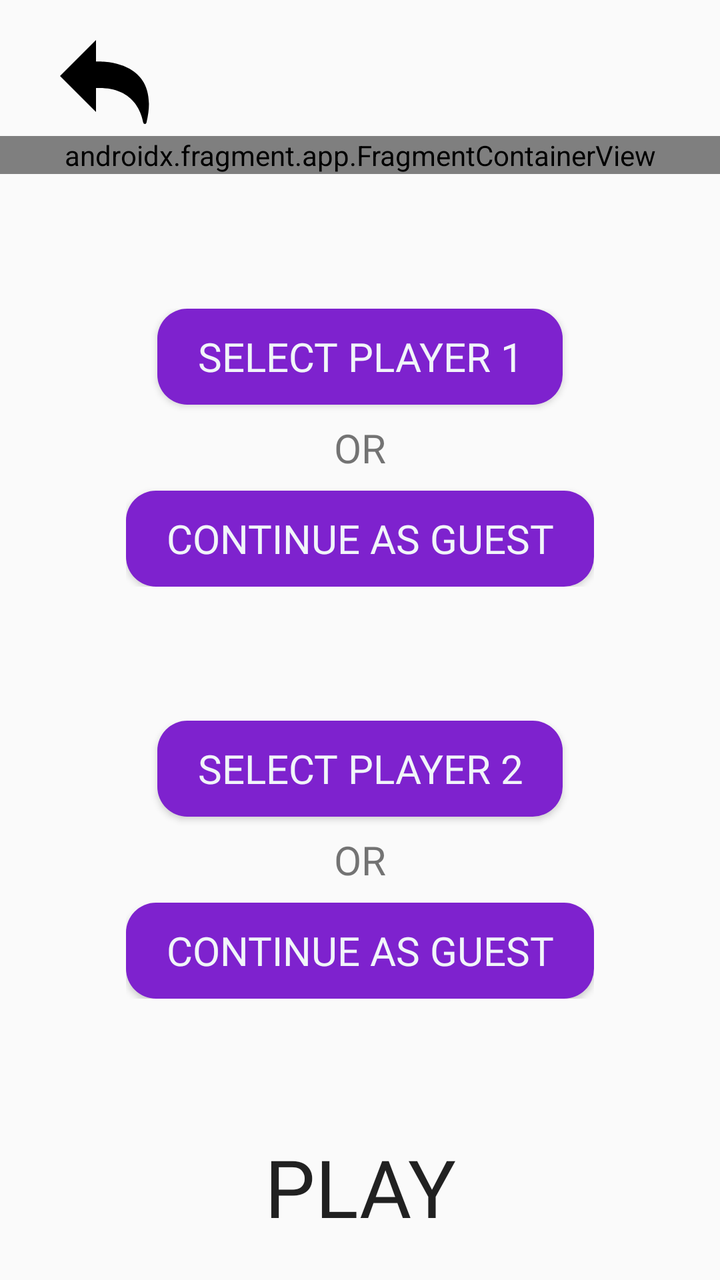
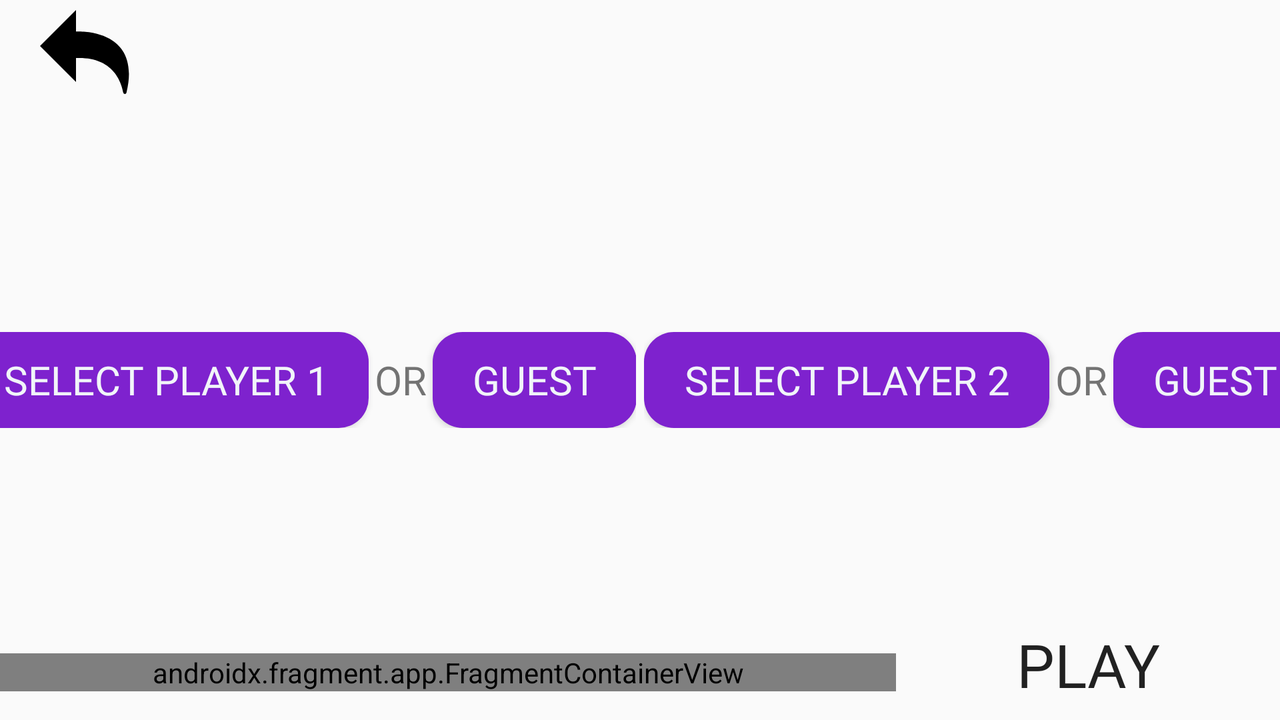

Two renders of one Android screen. The first uses the default layout on a phone; the second uses the alternative layout the repository ships for a different screen configuration, on a matching device. The two XML files are below.
<!-- AndroidManifest.xml: application theme Theme.ConnectFourGame -->
<!-- res/layout/menu_pregame.xml -->
<?xml version="1.0" encoding="utf-8"?>
<androidx.constraintlayout.widget.ConstraintLayout xmlns:android="http://schemas.android.com/apk/res/android"
    xmlns:app="http://schemas.android.com/apk/res-auto"
    android:layout_width="match_parent"
    android:layout_height="match_parent">

    <Button
        android:id="@+id/back_button"
        android:drawableStart="@drawable/undo"
        android:scaleType="fitCenter"
        android:layout_width="wrap_content"
        android:layout_height="wrap_content"
        android:background="@android:color/transparent"
        android:layout_marginVertical="20dp"
        android:layout_marginHorizontal="30dp"
        app:layout_constraintTop_toTopOf="parent"
        app:layout_constraintStart_toStartOf="parent"/>

    
    <androidx.fragment.app.FragmentContainerView
        android:id="@+id/grid_dimension_fragment"
        android:layout_width="match_parent"
        android:layout_height="wrap_content"
        android:name="com.group_name.connectfourgame.fragments.GridDimensionFragment"
        app:layout_constraintTop_toBottomOf="@+id/back_button"
        app:layout_constraintBottom_toTopOf="@+id/pick_user_container"
        app:layout_constraintStart_toStartOf="parent"
        app:layout_constraintEnd_toEndOf="parent" />

    
    <androidx.constraintlayout.widget.ConstraintLayout
        android:id="@+id/pick_user_container"
        android:layout_width="0dp"
        android:layout_height="0dp"
        app:layout_constraintTop_toBottomOf="@+id/grid_dimension_fragment"
        app:layout_constraintBottom_toTopOf="@+id/enter_game_button"
        app:layout_constraintStart_toStartOf="parent"
        app:layout_constraintEnd_toEndOf="parent">
        <LinearLayout
            app:layout_constraintTop_toTopOf="parent"
            app:layout_constraintBottom_toTopOf="@+id/select_player2_container"
            app:layout_constraintStart_toStartOf="parent"
            app:layout_constraintEnd_toEndOf="parent"
            android:id="@+id/select_player1_container"
            android:orientation="vertical"
            android:gravity="center_horizontal"
            android:layout_width="wrap_content"
            android:layout_height="wrap_content">

            <Button
                android:id="@+id/select_player1"
                style="@style/StyleRegularButton"
                android:layout_width="wrap_content"
                android:layout_height="wrap_content"
                android:text="@string/text_select_p1" />
            <TextView
                android:text="@string/text_or"
                android:fontFamily="@font/poppins_italic"
                android:textSize="20sp"
                android:layout_marginVertical="8dp"
                android:layout_width="wrap_content"
                android:layout_height="wrap_content" />
            <Button
                android:id="@+id/select_player1_as_guest"
                style="@style/StyleRegularButton"
                android:layout_width="wrap_content"
                android:layout_height="wrap_content"
                android:text="@string/text_guest" />
        </LinearLayout>

        <LinearLayout
            app:layout_constraintTop_toBottomOf="@+id/select_player1_container"
            app:layout_constraintBottom_toBottomOf="parent"
            app:layout_constraintStart_toStartOf="parent"
            app:layout_constraintEnd_toEndOf="parent"
            android:id="@+id/select_player2_container"
            android:orientation="vertical"
            android:gravity="center_horizontal"
            android:layout_width="wrap_content"
            android:layout_height="wrap_content">

            <Button
                android:id="@+id/select_player2"
                style="@style/StyleRegularButton"
                android:layout_width="wrap_content"
                android:layout_height="wrap_content"
                android:text="@string/text_select_p2" />

            <TextView
                android:text="@string/text_or"
                android:fontFamily="@font/poppins_italic"
                android:textSize="20sp"
                android:layout_marginVertical="8dp"
                android:layout_width="wrap_content"
                android:layout_height="wrap_content" />
            <Button
                android:id="@+id/select_player2_as_guest"
                style="@style/StyleRegularButton"
                android:layout_width="wrap_content"
                android:layout_height="wrap_content"
                android:text="@string/text_guest" />
        </LinearLayout>
    </androidx.constraintlayout.widget.ConstraintLayout>

    <androidx.constraintlayout.widget.ConstraintLayout
        android:id="@+id/pick_user_profile"
        android:layout_width="0dp"
        android:layout_height="0dp"
        app:layout_constraintTop_toBottomOf="@+id/grid_dimension_fragment"
        app:layout_constraintBottom_toTopOf="@+id/enter_game_button"
        app:layout_constraintStart_toStartOf="parent"
        app:layout_constraintEnd_toEndOf="parent">

        <androidx.fragment.app.FragmentContainerView
            android:id="@+id/player1_user_profile"
            android:foregroundGravity="center"
            app:layout_constraintBottom_toTopOf="@id/player2_user_profile"
            app:layout_constraintTop_toTopOf="parent"
            app:layout_constraintStart_toStartOf="parent"
            app:layout_constraintEnd_toEndOf="parent"
            android:layout_width="match_parent"
            android:layout_height="wrap_content" />

        <androidx.fragment.app.FragmentContainerView
            android:id="@+id/player2_user_profile"
            android:foregroundGravity="center"
            app:layout_constraintTop_toBottomOf="@id/player1_user_profile"
            app:layout_constraintBottom_toBottomOf="@id/guideline1"
            app:layout_constraintStart_toStartOf="parent"
            app:layout_constraintEnd_toEndOf="parent"
            android:layout_width="match_parent"
            android:layout_height="wrap_content" />

        <androidx.constraintlayout.widget.Guideline
            android:id="@+id/guideline1"
            android:layout_width="wrap_content"
            android:layout_height="wrap_content"
            android:orientation="horizontal"
            app:layout_constraintGuide_percent="0.6" />
    </androidx.constraintlayout.widget.ConstraintLayout>
    
    <Button
        android:id="@+id/enter_game_button"
        android:layout_width="wrap_content"
        android:layout_height="wrap_content"
        android:text="@string/text_play"
        style="@style/StyleMenuOptions"
        android:background="@android:color/transparent"
        app:layout_constraintTop_toBottomOf="@+id/pick_user_container"
        app:layout_constraintBottom_toBottomOf="parent"
        app:layout_constraintStart_toStartOf="parent"
        app:layout_constraintEnd_toEndOf="parent" />
</androidx.constraintlayout.widget.ConstraintLayout>
<!-- resources referenced by this layout -->
<resources>
  <!-- drawable undo (drawable) -->
  <vector xmlns:android="http://schemas.android.com/apk/res/android"
      android:width="48dp"
      android:height="48dp"
      android:viewportWidth="16"
      android:viewportHeight="16">
    <path
        android:pathData="M6,3.6V0L0,6l6,6V8c6,-0.27 7.53,3.76 7.88,5.77a0.27,0.27 0,0 0,0.53 0C17.08,2.86 6,3.6 6,3.6Z"
        android:fillColor="#000000"/>
  </vector>
  <string name="text_guest">Continue as Guest</string>
  <string name="text_or">OR</string>
  <string name="text_play">Play</string>
  <string name="text_select_p1">Select Player 1</string>
  <string name="text_select_p2">Select Player 2</string>
  <style name="StyleMenuOptions">
          <item name="android:fontFamily">@font/heading1</item>
          <item name="android:layout_marginBottom">20dp</item>
          <item name="android:textSize">40sp</item>
      </style>
  <style name="StyleRegularButton">
          <item name="android:textSize">20sp</item>
          <item name="android:fontFamily">@font/poppins_medium</item>
          <item name="android:paddingTop">10dp</item>
          <item name="android:paddingBottom">10dp</item>
          <item name="android:paddingEnd">20dp</item>
          <item name="android:paddingStart">20dp</item>
          <item name="android:textColor">#f1f5f9</item>
          <item name="android:background">@drawable/button_plate</item>
      </style>
  <style name="Theme.ConnectFourGame" parent="Theme.AppCompat.Light.DarkActionBar">
      </style>
  <!-- drawable button_plate (drawable) -->
  <?xml version="1.0" encoding="utf-8"?>
  <shape xmlns:android="http://schemas.android.com/apk/res/android">
      <corners android:radius="15dp" />
      <solid android:color="#7e22ce" />
  </shape>
</resources>
<!-- res/layout-land/menu_pregame.xml (the repository's variant of the layout above) -->
<!-- drawn on the phone turned sideways -->
<?xml version="1.0" encoding="utf-8"?>
<androidx.constraintlayout.widget.ConstraintLayout xmlns:android="http://schemas.android.com/apk/res/android"
    xmlns:app="http://schemas.android.com/apk/res-auto"
    android:layout_width="match_parent"
    android:layout_height="match_parent">

    <Button
        android:id="@+id/back_button"
        android:drawableStart="@drawable/undo"
        android:scaleType="fitCenter"
        android:layout_width="wrap_content"
        android:layout_height="wrap_content"
        android:layout_marginTop="5dp"
        android:background="@android:color/transparent"
        android:layout_marginStart="20dp"
        app:layout_constraintTop_toTopOf="parent"
        app:layout_constraintStart_toStartOf="parent"/>

    
    <androidx.constraintlayout.widget.ConstraintLayout
        android:id="@+id/pick_user_container"
        android:layout_width="match_parent"
        android:layout_height="0dp"
        app:layout_constraintTop_toBottomOf="@id/back_button"
        app:layout_constraintBottom_toTopOf="@+id/grid_dimension_fragment"
        app:layout_constraintStart_toStartOf="parent"
        app:layout_constraintEnd_toEndOf="parent">
        <LinearLayout
            app:layout_constraintTop_toTopOf="parent"
            app:layout_constraintBottom_toBottomOf="parent"
            app:layout_constraintStart_toStartOf="parent"
            app:layout_constraintEnd_toStartOf="@id/select_player2_container"
            android:id="@+id/select_player1_container"
            android:layout_marginEnd="2dp"
            android:orientation="horizontal"
            android:gravity="center_horizontal"
            android:layout_width="wrap_content"
            android:layout_height="wrap_content">

            <Button
                android:id="@+id/select_player1"
                style="@style/StyleRegularButton"
                android:layout_width="wrap_content"
                android:layout_height="wrap_content"
                android:text="@string/text_select_p1" />
            <TextView
                android:text="@string/text_or"
                android:fontFamily="@font/poppins_italic"
                android:textSize="20sp"
                android:layout_marginHorizontal="3dp"
                android:layout_width="wrap_content"
                android:layout_height="wrap_content" />
            <Button
                android:id="@+id/select_player1_as_guest"
                style="@style/StyleRegularButton"
                android:layout_width="wrap_content"
                android:layout_height="wrap_content"
                android:text="@string/text_land_guest" />
        </LinearLayout>

        <LinearLayout
            app:layout_constraintTop_toTopOf="parent"
            app:layout_constraintBottom_toBottomOf="parent"
            app:layout_constraintEnd_toEndOf="parent"
            android:layout_marginStart="2dp"
            app:layout_constraintStart_toEndOf="@id/select_player1_container"
            android:id="@+id/select_player2_container"
            android:orientation="horizontal"
            android:gravity="center_horizontal"
            android:layout_width="wrap_content"
            android:layout_height="wrap_content">

            <Button
                android:id="@+id/select_player2"
                style="@style/StyleRegularButton"
                android:layout_width="wrap_content"
                android:layout_height="wrap_content"
                android:text="@string/text_select_p2" />

            <TextView
                android:text="@string/text_or"
                android:fontFamily="@font/poppins_italic"
                android:textSize="20sp"
                android:layout_marginHorizontal="3dp"
                android:layout_width="wrap_content"
                android:layout_height="wrap_content" />
            <Button
                android:id="@+id/select_player2_as_guest"
                style="@style/StyleRegularButton"
                android:layout_width="wrap_content"
                android:layout_height="wrap_content"
                android:text="@string/text_land_guest" />
        </LinearLayout>
    </androidx.constraintlayout.widget.ConstraintLayout>

    <androidx.constraintlayout.widget.ConstraintLayout
        android:id="@+id/pick_user_profile"
        android:layout_width="match_parent"
        android:layout_height="0dp"
        app:layout_constraintTop_toBottomOf="@+id/back_button"
        app:layout_constraintBottom_toTopOf="@+id/grid_dimension_fragment"
        app:layout_constraintStart_toStartOf="parent"
        app:layout_constraintEnd_toEndOf="parent">

        <androidx.fragment.app.FragmentContainerView
            android:id="@+id/player1_user_profile"
            app:layout_constraintTop_toTopOf="parent"
            app:layout_constraintBottom_toBottomOf="parent"
            app:layout_constraintStart_toStartOf="parent"
            app:layout_constraintEnd_toStartOf="@id/player2_user_profile"
            android:layout_width="0dp"
            android:layout_height="wrap_content" />

        <androidx.fragment.app.FragmentContainerView
            android:id="@+id/player2_user_profile"
            android:layout_width="0dp"
            android:layout_height="wrap_content"
            app:layout_constraintBottom_toBottomOf="parent"
            app:layout_constraintEnd_toEndOf="parent"
            app:layout_constraintStart_toEndOf="@id/player1_user_profile"
            app:layout_constraintTop_toTopOf="parent" />
    </androidx.constraintlayout.widget.ConstraintLayout>

    
    <androidx.fragment.app.FragmentContainerView
        android:id="@+id/grid_dimension_fragment"
        android:layout_width="0dp"
        android:layout_height="wrap_content"
        app:layout_constraintHorizontal_weight="0.7"
        android:name="com.group_name.connectfourgame.fragments.GridDimensionFragment"
        app:layout_constraintTop_toBottomOf="@+id/pick_user_container"
        app:layout_constraintBottom_toBottomOf="parent"
        app:layout_constraintStart_toStartOf="parent"
        app:layout_constraintEnd_toStartOf="@id/enter_game_button" />

    
    <Button
        android:id="@+id/enter_game_button"
        android:layout_width="0dp"
        android:layout_height="wrap_content"
        app:layout_constraintHorizontal_weight="0.3"
        android:gravity="center_horizontal"
        android:text="@string/text_play"
        style="@style/StyleMenuOptions"
        android:background="@android:color/transparent"
        app:layout_constraintTop_toBottomOf="@+id/pick_user_container"
        app:layout_constraintBottom_toBottomOf="parent"
        app:layout_constraintStart_toEndOf="@id/grid_dimension_fragment"
        app:layout_constraintEnd_toEndOf="parent" />
</androidx.constraintlayout.widget.ConstraintLayout>
<!-- resources referenced by the variant -->
<!-- as the phone turned sideways resolves them -->
<resources>
  <!-- drawable undo (drawable) -->
  <vector xmlns:android="http://schemas.android.com/apk/res/android"
      android:width="48dp"
      android:height="48dp"
      android:viewportWidth="16"
      android:viewportHeight="16">
    <path
        android:pathData="M6,3.6V0L0,6l6,6V8c6,-0.27 7.53,3.76 7.88,5.77a0.27,0.27 0,0 0,0.53 0C17.08,2.86 6,3.6 6,3.6Z"
        android:fillColor="#000000"/>
  </vector>
  <string name="text_land_guest">Guest</string>
  <string name="text_or">OR</string>
  <string name="text_play">Play</string>
  <string name="text_select_p1">Select Player 1</string>
  <string name="text_select_p2">Select Player 2</string>
  <!-- from res/values-land/ -->
  <style name="StyleMenuOptions">
          <item name="android:fontFamily">@font/heading1</item>
          <item name="android:textSize">30sp</item>
      </style>
  <style name="StyleRegularButton">
          <item name="android:textSize">20sp</item>
          <item name="android:fontFamily">@font/poppins_medium</item>
          <item name="android:paddingTop">10dp</item>
          <item name="android:paddingBottom">10dp</item>
          <item name="android:paddingEnd">20dp</item>
          <item name="android:paddingStart">20dp</item>
          <item name="android:textColor">#f1f5f9</item>
          <item name="android:background">@drawable/button_plate</item>
      </style>
  <style name="Theme.ConnectFourGame" parent="Theme.AppCompat.Light.DarkActionBar">
      </style>
  <!-- drawable button_plate (drawable) -->
  <?xml version="1.0" encoding="utf-8"?>
  <shape xmlns:android="http://schemas.android.com/apk/res/android">
      <corners android:radius="15dp" />
      <solid android:color="#7e22ce" />
  </shape>
</resources>
